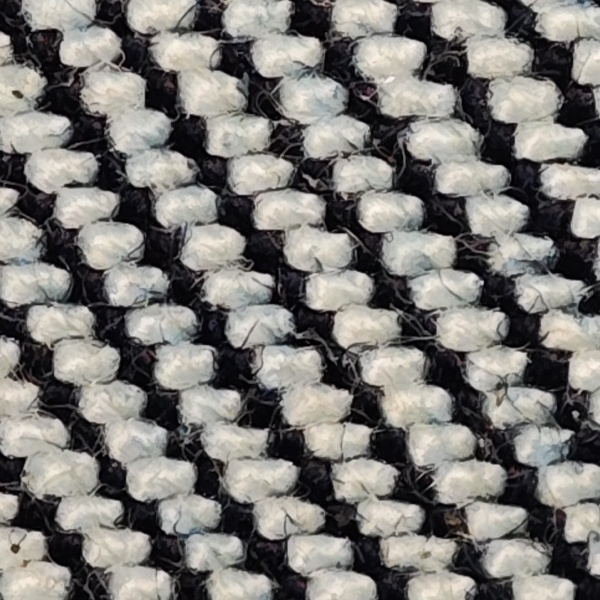
#> input picture experiments/shibie-8k-rt-physical-optics/photo_05_real_R_native600.jpg, 600 x 600 px
$ python -i spectral_direction.py   (imports and definitions only)
#> lines starting #> are read from the running program, lines starting #| are printed output that depends on the picture
#> further down, picture is the input picture: shape (600, 600, 3); mean B, G, R 119.6, 123.1, 125.2
"""Cross-scale Fourier evidence for TWO orthogonal physical-yarn axes.

Low-frequency twill/color repeats must not dominate the decision. No labels or
training parameters are read. Scores are hypotheses, not probabilities.
"""
from __future__ import annotations
import cv2
import numpy as np
from scipy.ndimage import gaussian_filter1d

BANDS = ((.012, .028), (.028, .050), (.050, .080),
         (.080, .120), (.120, .200))
# Fixed physical rationale: suppress slowly varying macro-twill/illumination;
# give visible fiber/edge-scale structure more votes. Camera-scale sensitive!
WEIGHTS = (0., .3, .3, 1.5, 2.)


def estimate_axes(bgr, square_side=600):
    """Return direction modulo 90, two-family joint score and audit evidence.

    Angles refer to image pixel coordinates with y down. A 90-degree image
    rotation swaps fiber families without altering the modulo-90 solution.
    Three disjoint vertical positions provide local repeatability evidence.
    """
#> called with square_side = 600
    h, w = bgr.shape[:2]
#> h = 600; w = 600
    n = min(square_side, h, w)
#> n = 600
    if n < 160:
        raise ValueError("Image too small for cross-scale spectrum")
    gray = cv2.cvtColor(bgr, cv2.COLOR_BGR2GRAY).astype(np.float32)
    centers = ((h//2, w//2),
               (max(n//2,h//3),w//2),
               (min(h-n//2,2*h//3),w//2))
#> centers = ((300, 300), (300, 300), (300, 300))
    frequencies = np.fft.fftshift(np.fft.fftfreq(n))
#> frequencies = 600 values from -0.5 to 0.498
    fy, fx = frequencies[:, None], frequencies[None, :]
#> fy = 600 values from -0.5 to 0.498
    radii = np.sqrt(fx*fx+fy*fy)
    # Fourier wavevector is normal to the observed line.
    tangents = np.mod(np.degrees(np.arctan2(fy,fx))+90, 180)
    projected_angles = np.broadcast_to(tangents, radii.shape)
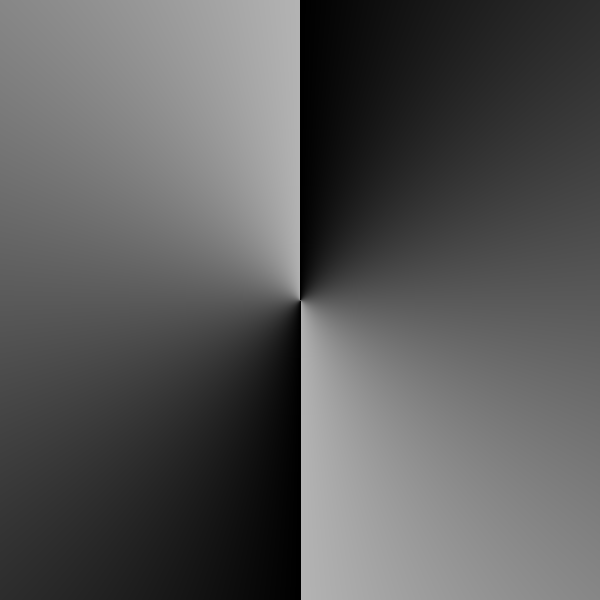
#> tangents: shape (600, 600) float64; min 0, max 179.8, mean 89.9
    band_masks = [(radii >= lo) & (radii < hi) for lo,hi in BANDS]
    window = np.outer(np.hanning(n), np.hanning(n))
    regional_hist = []
    for cy,cx in centers:
        patch = gray[cy-n//2:cy-n//2+n,cx-n//2:cx-n//2+n].copy()
        if patch.shape != (n,n):
            continue
        patch -= patch.mean()
        patch *= window
        energy = np.abs(np.fft.fftshift(np.fft.fft2(patch)))**2
        histograms = []
        for mask in band_masks:
            hist,_=np.histogram(projected_angles[mask],
                                bins=np.arange(181),weights=energy[mask])
            hist = gaussian_filter1d(hist, 2.5, mode="wrap")
            histograms.append(hist/max(float(hist.max()),1e-8))
        regional_hist.append(np.asarray(histograms))
#> this loop made 3 passes
#> pass 1, in estimate_axes, `patch *= window`:
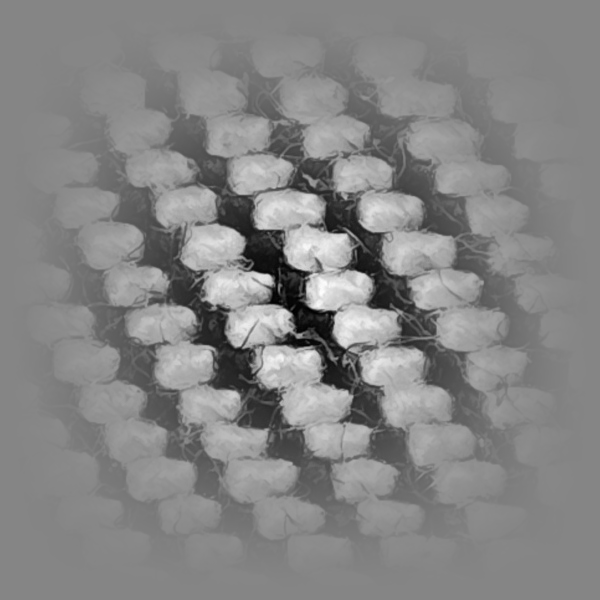
#> patch: shape (600, 600) float32; min -123.3, max 112.2, mean -0.1; drawn with min black and max white
#> after the loop, regional_hist = 3 items
    if not regional_hist:
        raise ValueError("No valid FFT region")
    bands = np.median(regional_hist, axis=0)
    angular_energy = np.average(bands, axis=0, weights=WEIGHTS)
#> angular_energy = 180 values, max 0.842 at index 8, min 0.213 at index 113, mean 0.402
    pair = np.sqrt(angular_energy[:90]*angular_energy[90:])
#> pair = 90 values, max 0.545 at index 8, min 0.278 at index 60, mean 0.377
    chosen = int(np.argmax(pair))
#> chosen = 8
    best = float(pair[chosen])
#> best = 0.545
    rivals = [float(pair[j]) for j in range(90)
              if min(abs(j-chosen),90-abs(j-chosen)) >= 8]
#> rivals = 75 values, max 0.5 at index 0, min 0.278 at index 45, mean 0.351
    margin = best-max(rivals) if rivals else best
#> margin = 0.0451
    return {"theta_mod_90_deg":chosen,
            "joint_score":round(best,6),
            "ambiguity_margin":round(float(margin),6),
            "family_a_energy":round(float(angular_energy[chosen]),6),
            "family_b_energy":round(float(angular_energy[chosen+90]),6),
            "independent_patches":len(regional_hist),
            "radial_frequency_bands_cyc_per_px":[list(v) for v in BANDS],
            "weights":list(WEIGHTS),
            "not_a_probability":True,
            "strong_single_fiber_evidence":False}

>>> import cv2
>>> picture = cv2.imread('../experiments/shibie-8k-rt-physical-optics/photo_05_real_R_native600.jpg')
>>> result = estimate_axes(picture)
#> result = 10 items
